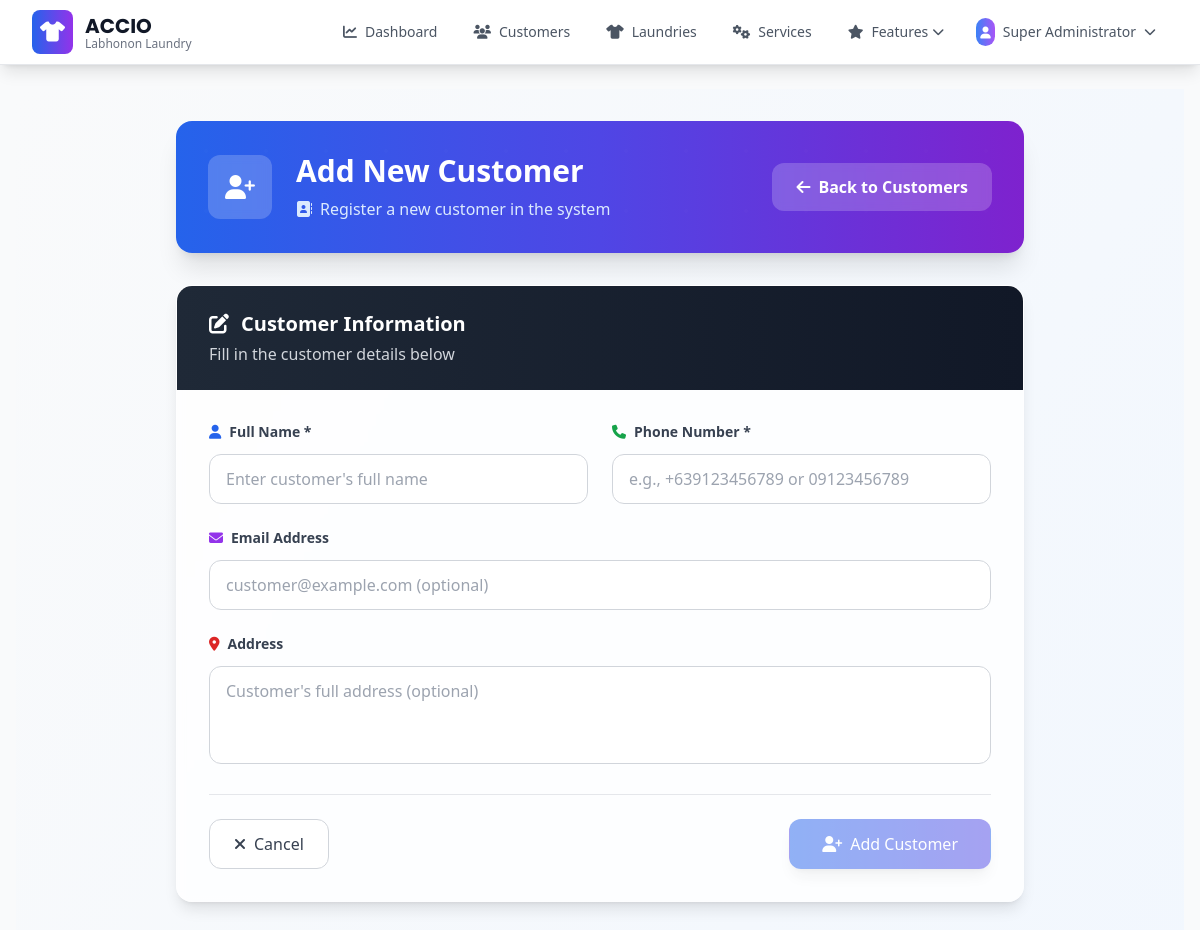
Page /customer/add (signed in) on the committed database.
### app/models.py (models this page shows, shortened)
class BusinessSettings(db.Model):
    id = db.Column(db.Integer, primary_key=True)
    business_name = db.Column(db.String(200), default="ACCIO")
    business_tagline = db.Column(db.String(200), default="Labhonon Laundry")
    business_description = db.Column(
        db.Text, default="Professional laundry services with quality care"
    )
    phone = db.Column(db.String(50), default="+639761111464")
    email = db.Column(db.String(150), default="info@acciolaundry.com")
    address = db.Column(
        db.Text,
        default="Purok 17, Lower Mandacpan, Brgy. San Vicente, Butuan City, Philippines",
    )
    operating_hours = db.Column(db.Text, default="Monday - Sunday: 6:00 AM - 8:00 PM")
    footer_text = db.Column(db.Text, default="Quality laundry services you can trust")
    copyright_text = db.Column(
        db.String(200), default="© 2025 ACCIO Labhonon Laundry. All rights reserved."
    )
    facebook_url = db.Column(db.String(255))
    instagram_url = db.Column(db.String(255))
    website_url = db.Column(db.String(255))
    currency_symbol = db.Column(db.String(10), default="₱")
    date_format = db.Column(db.String(20), default="%B %d, %Y")
    timezone = db.Column(db.String(50), default="Asia/Manila")
    created_at = db.Column(db.DateTime, default=datetime.utcnow)
    updated_at = db.Column(
        db.DateTime, default=datetime.utcnow, onupdate=datetime.utcnow
    )
    updated_by = db.Column(db.Integer, db.ForeignKey("user.id"))
    updated_by_user = db.relationship("User", backref="business_settings_updates")
    @staticmethod
    def get_settings():
        settings = BusinessSettings.query.first()
        if not settings:
            settings = BusinessSettings()
            db.session.add(settings)
            db.session.commit()
        return settings

class User(db.Model, UserMixin):
    id = db.Column(db.Integer, primary_key=True)
    email = db.Column(db.String(150), unique=True)
    password = db.Column(db.String(150))
    full_name = db.Column(db.String(150))
    phone = db.Column(db.String(20))
    role = db.Column(
        db.String(20), default="user"
    )  # 'super_admin', 'admin', 'manager', 'user'
    is_active = db.Column(db.Boolean, default=True)
    must_change_password = db.Column(db.Boolean, default=False)
    date_created = db.Column(db.DateTime, default=datetime.utcnow)
    def is_admin(self):
        return self.role in ["admin", "super_admin"]
    def is_super_admin(self):
        return self.role == "super_admin"

### app/customer.py (the view, shortened to what this page needs)
@customer.route("/add", methods=["GET", "POST"])
@user_or_admin_required
def add_customer():
    return render_template("customer_add.html", user=current_user)

### app/__init__.py (called while the page is built)
@login_manager.user_loader
def load_user(id):
    from .models import User
    return User.query.get(int(id))

### app/templates/customer_add.html (shortened to what this page needs)
{% extends "base.html" %}
{% block content %}
<div class="min-h-screen bg-gradient-to-br from-gray-50 to-blue-50">
    <div class="max-w-4xl mx-auto px-6 py-8">
        <div class="bg-gradient-to-r from-blue-600 via-indigo-600 to-purple-700 rounded-2xl shadow-xl p-8 mb-8 relative overflow-hidden">
            <div class="absolute inset-0 opacity-10">
                <div class="absolute inset-0" style="background-image: radial-gradient(circle, rgba(255,255,255,0.1) 2px, transparent 2px); background-size: 60px 60px;"></div>
            </div>
            <div class="relative flex items-center justify-between">
                <div class="flex items-center space-x-6">
                    <div class="w-16 h-16 bg-white/20 backdrop-blur-sm rounded-xl flex items-center justify-center">
                        <i class="fas fa-user-plus text-2xl text-white"></i>
                    </div>
                    <div>
                        <h1 class="text-3xl font-bold text-white mb-2">Add New Customer</h1>
                        <p class="text-blue-100 flex items-center">
                            <i class="fas fa-address-book mr-2"></i>
                            Register a new customer in the system
                        </p>
                    </div>
                </div>
                <a href="{{ url_for('customer.list_customers') }}"
                   class="bg-white/20 hover:bg-white/30 backdrop-blur-sm text-white font-semibold py-3 px-6 rounded-xl transition-all duration-300 hover:shadow-lg transform hover:-translate-y-1 flex items-center space-x-2">
                    <i class="fas fa-arrow-left"></i>
                    <span>Back to Customers</span>
                </a>
            </div>
        </div>
        <div class="bg-white/80 backdrop-blur-sm rounded-2xl shadow-lg border border-white/20 overflow-hidden">
            <div class="bg-gradient-to-r from-gray-800 to-gray-900 px-8 py-6">
                <h2 class="text-xl font-bold text-white flex items-center">
                    <i class="fas fa-edit mr-3"></i>
                    Customer Information
                </h2>
                <p class="text-gray-300 mt-1">Fill in the customer details below</p>
            </div>
            <div class="p-8">
                <form method="POST" class="space-y-6">
                    <div class="grid grid-cols-1 lg:grid-cols-2 gap-6">
                        <div>
                            <label for="fullName" class="block text-sm font-semibold text-gray-700 mb-3">
                                <i class="fas fa-user mr-2 text-blue-600"></i>Full Name *
                            </label>
                            <input type="text" id="fullName" name="fullName" required
                                   class="w-full px-4 py-3 border border-gray-300 rounded-xl focus:outline-none focus:ring-2 focus:ring-blue-500 focus:border-transparent transition-all duration-200 bg-white/70 backdrop-blur-sm"
                                   placeholder="Enter customer's full name">
                        </div>
                        <div>
                            <label for="phone" class="block text-sm font-semibold text-gray-700 mb-3">
                                <i class="fas fa-phone mr-2 text-green-600"></i>Phone Number *
                            </label>
                            <input type="tel" id="phone" name="phone" required
                                   pattern="^(\+63|0)[0-9]{10}$"
                                   title="Please enter a valid Philippine phone number (e.g., +639123456789 or 09123456789)"
                                   class="w-full px-4 py-3 border border-gray-300 rounded-xl focus:outline-none focus:ring-2 focus:ring-blue-500 focus:border-transparent transition-all duration-200 bg-white/70 backdrop-blur-sm"
                                   placeholder="e.g., +639123456789 or 09123456789">
                        </div>
                    </div>
                    <div>
                        <label for="email" class="block text-sm font-semibold text-gray-700 mb-3">
                            <i class="fas fa-envelope mr-2 text-purple-600"></i>Email Address
                        </label>
                        <input type="email" id="email" name="email"
                               pattern="[a-z0-9._%+-]+@[a-z0-9.-]+\.[a-z]{2,}$"
                               title="Please enter a valid email address (e.g., user@example.com)"
                               class="w-full px-4 py-3 border border-gray-300 rounded-xl focus:outline-none focus:ring-2 focus:ring-blue-500 focus:border-transparent transition-all duration-200 bg-white/70 backdrop-blur-sm"
                               placeholder="customer@example.com (optional)">
                    </div>
                    <div>
                        <label for="address" class="block text-sm font-semibold text-gray-700 mb-3">
                            <i class="fas fa-map-marker-alt mr-2 text-red-600"></i>Address
                        </label>
                        <textarea id="address" name="address" rows="3"
                                  class="w-full px-4 py-3 border border-gray-300 rounded-xl focus:outline-none focus:ring-2 focus:ring-blue-500 focus:border-transparent transition-all duration-200 bg-white/70 backdrop-blur-sm resize-none"
                                  placeholder="Customer's full address (optional)"></textarea>
                    </div>
                    <div class="flex items-center justify-between pt-6 border-t border-gray-200">
                        <a href="{{ url_for('customer.list_customers') }}"
                           class="inline-flex items-center space-x-2 px-6 py-3 border border-gray-300 text-gray-700 bg-white rounded-xl hover:bg-gray-50 focus:outline-none focus:ring-2 focus:ring-blue-500 transition-all duration-200">
                            <i class="fas fa-times"></i>
                            <span>Cancel</span>
                        </a>
                        <button type="submit"
                                class="inline-flex items-center space-x-2 px-8 py-3 border border-transparent text-white bg-gradient-to-r from-blue-600 to-indigo-600 hover:from-blue-700 hover:to-indigo-700 rounded-xl focus:outline-none focus:ring-2 focus:ring-blue-500 focus:ring-offset-2 transition-all duration-200 shadow-lg hover:shadow-xl transform hover:-translate-y-1">
                            <i class="fas fa-user-plus"></i>
                            <span>Add Customer</span>
                        </button>
                    </div>
                </form>
            </div>
        </div>
    </div>
</div>
{% endblock %}

### app/templates/base.html (shortened to what this page needs)
<!DOCTYPE html>
<html lang="en">
<head>
    <script src="https://cdn.tailwindcss.com"></script>
    <link rel="stylesheet" href="https://cdnjs.cloudflare.com/ajax/libs/font-awesome/6.4.0/css/all.min.css">
</head>
<body class="bg-gray-50 font-sans" data-authenticated="{% if current_user.is_authenticated %}true{% else %}false{% endif %}">
    <nav class="bg-white shadow-lg border-b border-gray-200 sticky top-0 left-0 w-full z-50">
        <div class="max-w-7xl mx-auto px-4 sm:px-6 lg:px-8">
            <div class="flex justify-between items-center h-16">
                <div class="flex items-center flex-shrink-0">
                    <div class="flex-shrink-0 flex items-center">
                        <div class="bg-gradient-to-r from-blue-600 to-purple-600 rounded-lg p-2 mr-3">
                            <i class="fas fa-tshirt text-white text-xl"></i>
                        </div>
                        <div>
                            <h1 class="brand-font text-xl font-bold text-gray-900">{{ business_settings.business_name }}</h1>
                            <p class="text-xs text-gray-500 -mt-1">{{ business_settings.business_tagline }}</p>
                        </div>
                    </div>
                </div>
                <div class="hidden md:flex items-center space-x-1 flex-1 justify-end">
                    {% if current_user.is_authenticated %}
                        <a href="{{ url_for('views.dashboard') }}" class="flex items-center px-4 py-2 rounded-lg text-sm font-medium transition-all duration-200 {% if request.endpoint == 'views.dashboard' %}bg-blue-50 text-blue-700 border border-blue-200{% else %}text-gray-600 hover:text-blue-700 hover:bg-blue-50{% endif %}">
                            <i class="fas fa-chart-line mr-2"></i>
                            Dashboard
                        </a>
                        <a href="{{ url_for('customer.list_customers') }}"
                           class="flex items-center px-4 py-2 rounded-lg text-sm font-medium transition-all duration-200
                                  {% if request.endpoint == 'customer.list_customers' %}
                                      bg-blue-50 text-blue-700 border border-blue-200
                                  {% else %}
                                      text-gray-600 hover:text-blue-700 hover:bg-blue-50
                                  {% endif %}">
                            <i class="fas fa-users mr-2"></i>
                            Customers
                        </a>
                        <a href="{{ url_for('laundry.list_laundries') }}"
                           class="flex items-center px-4 py-2 rounded-lg text-sm font-medium transition-all duration-200
                                  {% if request.endpoint == 'laundry.list_laundries' %}
                                      bg-blue-50 text-blue-700 border border-blue-200
                                  {% else %}
                                      text-gray-600 hover:text-blue-700 hover:bg-blue-50
                                  {% endif %}">
                            <i class="fas fa-tshirt mr-2"></i>
                            Laundries
                        </a>
                        {% if current_user.is_admin() %}
                        <a href="{{ url_for('service.list_services') }}"
                           class="flex items-center px-4 py-2 rounded-lg text-sm font-medium transition-all duration-200
                                  {% if request.endpoint == 'service.list_services' %}
                                      bg-blue-50 text-blue-700 border border-blue-200
                                  {% else %}
                                      text-gray-600 hover:text-blue-700 hover:bg-blue-50
                                  {% endif %}">
                            <i class="fas fa-cogs mr-2"></i>
                            Services
                        </a>
                        {% endif %}
                        {% if current_user.is_admin() %}
                        <div class="relative group">
                            <button class="flex items-center px-4 py-2 rounded-lg text-sm font-medium transition-all duration-200
                                         {% if request.endpoint and (request.endpoint.startswith('expenses.') or request.endpoint == 'views.reports' or request.endpoint == 'views.analytics' or request.endpoint.startswith('user_management.')) %}
                                             bg-blue-50 text-blue-700 border border-blue-200
                                         {% else %}
                                             text-gray-600 hover:text-blue-700 hover:bg-blue-50
                                         {% endif %}">
                                <i class="fas fa-star mr-2"></i>
                                Features
                                <i class="fas fa-chevron-down ml-1 text-xs"></i>
                            </button>
                        </div>
                        {% endif %}
                        <div class="relative ml-4 group">
                            <button class="flex items-center px-3 py-2 rounded-lg text-sm font-medium text-gray-600 hover:text-blue-700 hover:bg-blue-50 transition-all duration-200">
                                <div class="bg-gradient-to-r from-blue-500 to-purple-500 rounded-full p-1 mr-2">
                                    <i class="fas fa-user text-white text-xs"></i>
                                </div>
                                {{ current_user.full_name or current_user.email.split('@')[0] }}
                                <i class="fas fa-chevron-down ml-2 text-xs"></i>
                            </button>
                        </div>
                    {% endif %}
                </div>
            </div>
        </div>
    </nav>
    <main class="max-w-7xl mx-auto px-4 py-6">
        {% block content %}{% endblock %}
    </main>
</body>
</html>

### app/templates/base.html (style rules this page uses)
body { font-family: 'Inter', sans-serif; }
.brand-font { font-family: 'Poppins', sans-serif; }

### rows in the picture
BusinessSettings: business_name "ACCIO", business_tagline "Labhonon Laundry"
User: full_name "Super Administrator"
